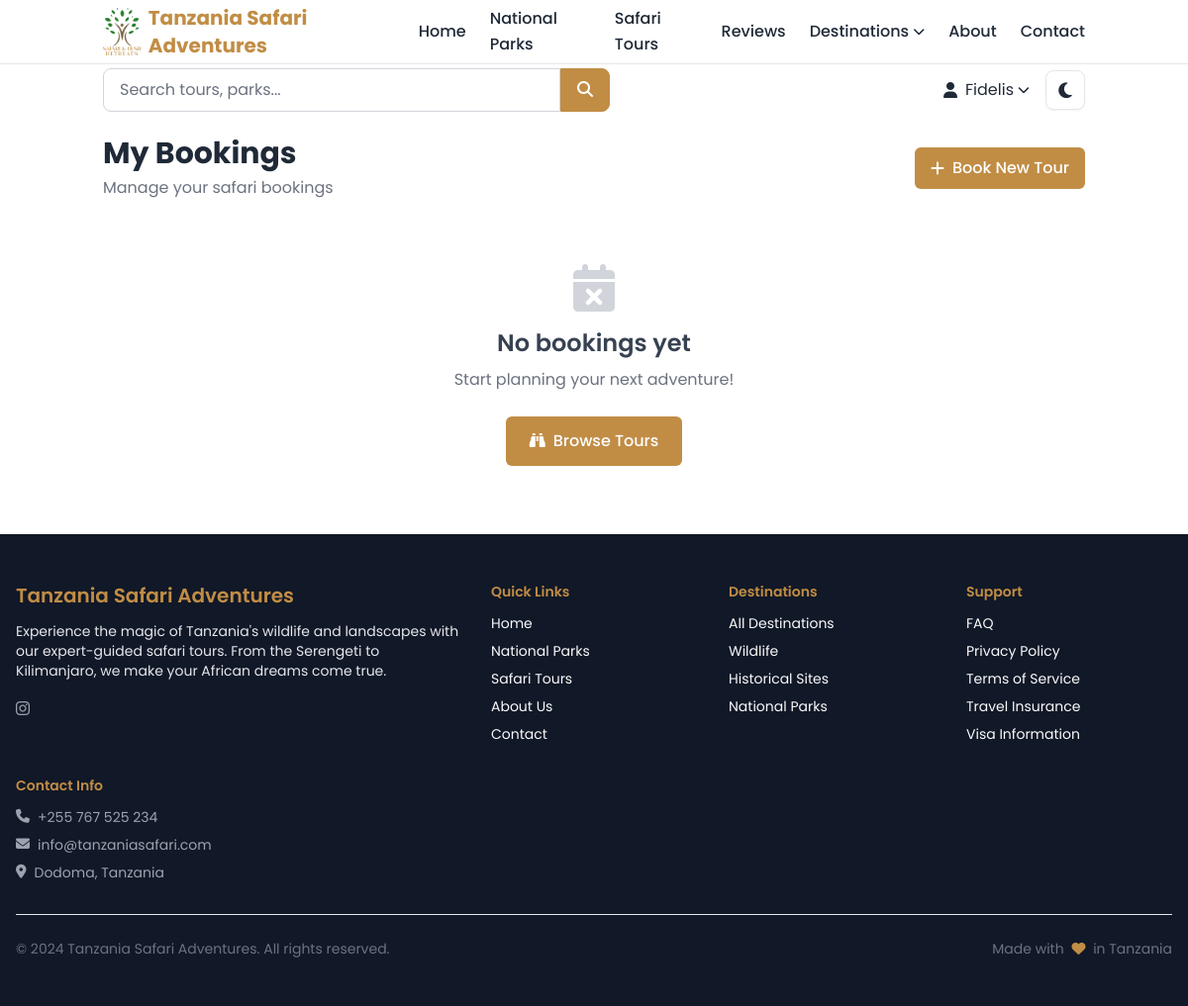
The page /bookings/ (signed in) on the database as committed earlier.
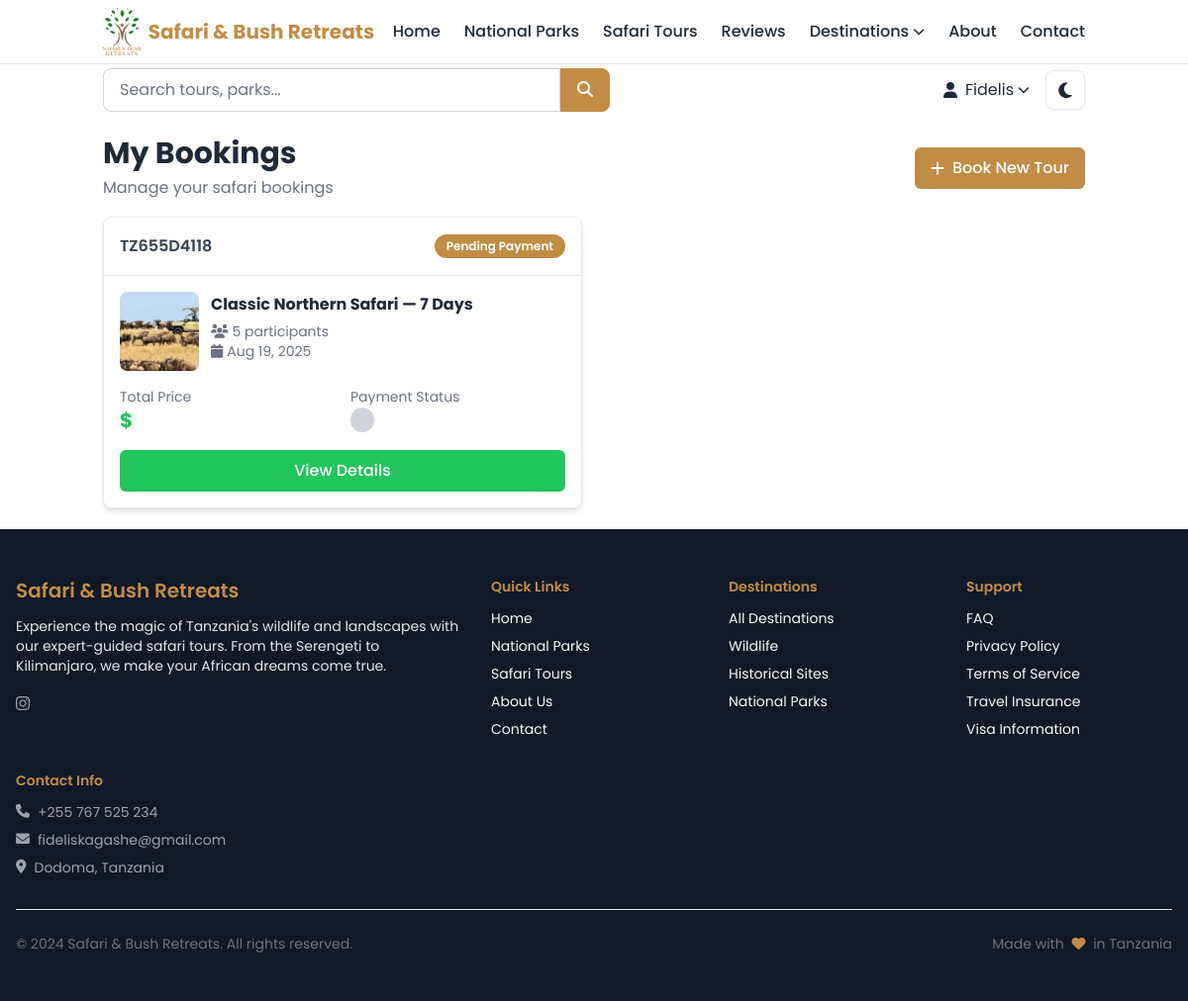
The same page on the database as committed later.
### core/models.py (models this page shows, shortened)
class SiteSettings(models.Model):
    site_name = models.CharField(max_length=100, default="Tanzania Safari Adventures")
    site_description = models.TextField(default="Discover Tanzania's wildlife and national parks")
    contact_email = models.EmailField(default="info@tanzaniasafari.com")
    contact_phone = models.CharField(max_length=20, default="+255 123 456 789")
    address = models.TextField(default="Arusha, Tanzania")
    facebook_url = models.URLField(blank=True)
    twitter_url = models.URLField(blank=True)
    instagram_url = models.URLField(blank=True)
    youtube_url = models.URLField(blank=True)
    meta_keywords = models.TextField(blank=True)
    google_analytics_id = models.CharField(max_length=50, blank=True)
    created_at = models.DateTimeField(auto_now_add=True)
    updated_at = models.DateTimeField(auto_now=True)
    class Meta:
        db_table = 'core_sitesettings'
        verbose_name = 'Site Settings'
        verbose_name_plural = 'Site Settings'

### bookings/models.py (models this page shows, shortened)
class Booking(models.Model):
    BOOKING_STATUS = [
        ('pending', 'Pending Payment'),
        ('confirmed', 'Confirmed'),
        ('cancelled', 'Cancelled'),
        ('completed', 'Completed'),
        ('refunded', 'Refunded'),
    ]
    booking_reference = models.CharField(max_length=20, unique=True)
    user = models.ForeignKey(User, on_delete=models.CASCADE, related_name='bookings')
    tour_package = models.ForeignKey(TourPackage, on_delete=models.CASCADE, related_name='bookings')
    tour_availability = models.ForeignKey(TourAvailability, on_delete=models.CASCADE, related_name='bookings')
    number_of_participants = models.IntegerField(validators=[MinValueValidator(1)])
    accommodation_type = models.CharField(
        max_length=20,
        choices=[
            ('budget', 'Budget'),
            ('standard', 'Standard'),
            ('luxury', 'Luxury')
        ],
        default='standard'
    )
    booking_status = models.CharField(max_length=15, choices=BOOKING_STATUS, default='pending')
    special_requirements = models.TextField(blank=True)
    dietary_requirements = models.TextField(blank=True)
    contact_name = models.CharField(max_length=100, blank=True)
    contact_email = models.EmailField(blank=True)
    contact_phone = models.CharField(max_length=20, blank=True, null=True)
    created_at = models.DateTimeField(auto_now_add=True)
    updated_at = models.DateTimeField(auto_now=True)
    confirmed_at = models.DateTimeField(blank=True, null=True)
    class Meta:
        db_table = 'bookings_booking'
        verbose_name = 'Booking'
        verbose_name_plural = 'Bookings'
        ordering = ['-created_at']

### tours/models.py (models this page shows, shortened)
class TourPackage(models.Model):
    DIFFICULTY_LEVELS = [
        ('easy', 'Easy'),
        ('moderate', 'Moderate'),
        ('challenging', 'Challenging'),
        ('extreme', 'Extreme'),
    ]
    TOUR_CATEGORIES = [
        ('safari', 'Wildlife Safari'),
        ('trekking', 'Mountain Trekking'),
        ('cultural', 'Cultural Experience'),
        ('beach', 'Beach & Marine'),
        ('adventure', 'Adventure'),
        ('photography', 'Photography Tour'),
        ('birding', 'Bird Watching'),
        ('honeymoon', 'Honeymoon Package'),
        ('family', 'Family Safari'),
        ('luxury', 'Luxury Experience'),
    ]
    ACCOMMODATION_TYPES = [
        ('camping', 'Camping'),
        ('lodge', 'Safari Lodge'),
        ('hotel', 'Hotel'),
        ('tented_camp', 'Tented Camp'),
        ('luxury_camp', 'Luxury Camp'),
        ('mobile_camp', 'Mobile Camp'),
    ]
    title = models.CharField(max_length=200)
    slug = models.SlugField(max_length=220, unique=True)
    subtitle = models.CharField(max_length=300, blank=True)
    category = models.CharField(max_length=20, choices=TOUR_CATEGORIES)
    duration_days = models.IntegerField(validators=[MinValueValidator(1)])
    duration_nights = models.IntegerField(validators=[MinValueValidator(0)])
    difficulty_level = models.CharField(max_length=15, choices=DIFFICULTY_LEVELS)
    min_participants = models.IntegerField(default=1, validators=[MinValueValidator(1)])
    max_participants = models.IntegerField(
        blank=True, null=True, validators=[MinValueValidator(1)],
        help_text="Leave blank for unlimited participants"
    )
    min_age = models.IntegerField(default=0, validators=[MinValueValidator(0)])
    max_age = models.IntegerField(blank=True, null=True, validators=[MinValueValidator(0)])
    description = models.TextField()
    short_description = models.TextField(max_length=500)
    highlights = models.JSONField(default=list, help_text="List of tour highlights")
    detailed_itinerary = models.TextField()
    inclusions = models.JSONField(default=list, help_text="What's included in the tour")
    exclusions = models.JSONField(default=list, help_text="What's not included")
    parks_visited = models.ManyToManyField(NationalPark, related_name='tour_packages')
    accommodation_type = models.CharField(max_length=20, choices=ACCOMMODATION_TYPES)
    accommodation_details = models.TextField(blank=True)
    transportation_details = models.TextField(blank=True)
    available_year_round = models.BooleanField(default=True)
    best_months = models.JSONField(default=list, help_text="Best months to take this tour")
    fitness_requirements = models.TextField(blank=True)
    equipment_needed = models.TextField(blank=True)
    vaccination_requirements = models.TextField(blank=True)
    visa_requirements = models.TextField(blank=True)
    main_image = models.ImageField(upload_to='tours/main/', blank=True, null=True)
    meta_title = models.CharField(max_length=60, blank=True)
    meta_description = models.CharField(max_length=160, blank=True)
    is_active = models.BooleanField(default=True)
    is_featured = models.BooleanField(default=False)
    is_popular = models.BooleanField(default=False)
    total_bookings = models.IntegerField(default=0)
    average_rating = models.DecimalField(max_digits=3, decimal_places=2, default=0.00)
    total_reviews = models.IntegerField(default=0)
    created_at = models.DateTimeField(auto_now_add=True)
    updated_at = models.DateTimeField(auto_now=True)
    class Meta:
        db_table = 'tours_tourpackage'
        verbose_name = 'Tour Package'
        verbose_name_plural = 'Tour Packages'
        ordering = ['-is_featured', '-is_popular', '-created_at']

### bookings/views.py (the view)
# urls.py: path('', views.BookingListView.as_view(), name='booking_list'),
class BookingListView(LoginRequiredMixin, ListView):
    model = Booking
    template_name = 'bookings/booking_list.html'
    context_object_name = 'bookings'
    paginate_by = 10
    def get_queryset(self):
        return Booking.objects.filter(user=self.request.user).select_related(
            'tour_package', 'tour_availability'
        ).order_by('-created_at')

### accounts/models.py (called while the page is built)
    def get_display_name(self):
        return self.first_name or self.username

### core/context_processors.py (called while the page is built)
def global_context(request):
    try:
        site_settings = SiteSettings.objects.first()
    except:
        site_settings = None
    return {
        'site_settings': site_settings,
        'SITE_NAME': getattr(settings, 'SITE_NAME', 'Tanzania Safari Adventures'),
        'SUPPORTED_CURRENCIES': getattr(settings, 'SUPPORTED_CURRENCIES', ['USD', 'EUR', 'TZS']),
        'DEFAULT_CURRENCY': getattr(settings, 'DEFAULT_CURRENCY', 'USD'),
    }

### templates/bookings/booking_list.html (shortened to what the changed rows need)
{% extends 'base/base.html' %}
{% load i18n %}
{% block content %}
<div class="container mx-auto px-4 py-5">
  <div class="flex flex-col">
    <div class="w-full">
      <div class="flex flex-col md:flex-row justify-between items-start md:items-center mb-4">
        <div class="mb-4 md:mb-0">
          <h1 class="text-3xl font-bold text-gray-800 dark:text-gray-100">{% trans "My Bookings" %}</h1>
        </div>
      </div>
    </div>
  </div>
  {% if bookings %}
    <div class="grid grid-cols-1 md:grid-cols-2 gap-6">
      {% for booking in bookings %}
        <div class="bg-white dark:bg-gray-800 rounded-lg shadow-md overflow-hidden border border-gray-200 dark:border-gray-700">
          <div class="flex justify-between items-center p-4 border-b border-gray-200 dark:border-gray-700">
            <h6 class="font-semibold text-gray-700 dark:text-gray-100">{{ booking.booking_reference }}</h6>
            <span class="px-3 py-1 rounded-full text-xs font-semibold
              {% if booking.booking_status == 'confirmed' %}bg-green-500 text-white
              {% elif booking.booking_status == 'pending' %}bg-[#C18D45] text-white
              {% elif booking.booking_status == 'cancelled' %}bg-gray-500 text-white
              {% else %}bg-gray-300 text-gray-700 dark:bg-gray-700 dark:text-gray-200{% endif %}">
              {{ booking.get_booking_status_display }}
            </span>
          </div>
          <div class="p-4">
            <div class="flex mb-4">
              <img src="{% if booking.tour_package.main_image %}{{ booking.tour_package.main_image.url }}{% else %}https://images.pexels.com/photos/1170986/pexels-photo-1170986.jpeg{% endif %}"
                   class="rounded-lg w-20 h-20 object-cover mr-3" alt="{{ booking.tour_package.title }}">
              <div class="flex-1">
                <h6 class="font-bold text-gray-800 dark:text-gray-100">{{ booking.tour_package.title }}</h6>
                <p class="text-gray-500 dark:text-gray-300 text-sm mt-1"><i class="fas fa-users mr-1"></i>{{ booking.number_of_participants }} {% trans "participants" %}</p>
                <p class="text-gray-500 dark:text-gray-300 text-sm"><i class="fas fa-calendar mr-1"></i>{{ booking.created_at|date:"M d, Y" }}</p>
              </div>
            </div>
            <div class="grid grid-cols-2 gap-4 mb-4">
              <div>
                <p class="text-gray-500 dark:text-gray-300 text-sm">{% trans "Total Price" %}</p>
                <div class="text-green-500 font-bold text-xl">${{ booking.total_price|floatformat:2 }}</div>
              </div>
              <div>
                <p class="text-gray-500 dark:text-gray-300 text-sm">{% trans "Payment Status" %}</p>
                <span class="px-3 py-1 rounded-full text-xs font-semibold
                  {% if booking.payment_status == 'paid' %}bg-green-500 text-white
                  {% elif booking.payment_status == 'pending' %}bg-[#C18D45] text-white
                  {% elif booking.payment_status == 'failed' %}bg-gray-500 text-white
                  {% else %}bg-gray-300 text-gray-700 dark:bg-gray-700 dark:text-gray-200{% endif %}">
                </span>
              </div>
            </div>
            <div class="space-y-2">
              <a href="{% url 'bookings:booking_detail' booking.booking_reference %}"
                 class="block bg-green-500 hover:bg-green-600 text-white text-center font-medium py-2 px-4 rounded-md transition duration-300">
                {% trans "View Details" %}
              </a>
            </div>
          </div>
        </div>
      {% endfor %}
    </div>
  {% else %}
    <div class="text-center py-12">
      <i class="fas fa-calendar-times text-5xl text-gray-300 dark:text-gray-500 mb-4"></i>
      <h3 class="text-2xl font-semibold text-gray-700 dark:text-gray-100 mb-2">{% trans "No bookings yet" %}</h3>
      <p class="text-gray-500 dark:text-gray-300 mb-6">{% trans "Start planning your next adventure!" %}</p>
      <a href="{% url 'tours:tour_list' %}" class="inline-block bg-[#C18D45] hover:bg-[#a5793a] text-white font-medium py-3 px-6 rounded-md transition duration-300">
        <i class="fas fa-binoculars mr-2"></i>{% trans "Browse Tours" %}
      </a>
    </div>
  {% endif %}
</div>
{% endblock %}

### templates/base/base.html (shortened to what the changed rows need)
<!DOCTYPE html>
<html lang="en">
<head>
    {% load static %}
    <script src="https://cdn.tailwindcss.com"></script>
    <link href="https://cdnjs.cloudflare.com/ajax/libs/font-awesome/6.4.0/css/all.min.css" rel="stylesheet">
    <link href="{% static 'css/system.css'%}" rel="stylesheet">
</head>
<body class="font-poppins leading-relaxed text-gray-800 bg-white dark:text-gray-200 dark:bg-gray-900 transition-all duration-300">
    <header class="header sticky top-0 z-50 transition-all duration-300">
        <nav class="bg-white dark:bg-gray-800 border-b border-gray-200 dark:border-gray-700 primary-row">
            <div class="container mx-auto px-4">
                <div class="flex items-center justify-between h-16">
                    <a class="flex items-center text-xl font-bold text-primary dark:text-primary-dark hover:text-secondary dark:hover:text-secondary-dark transition-colors duration-300"
                        href="{% url 'core:home' %}">
                        <img src="{% static 'images/logo.png' %}"
                            alt="{{ site_settings.site_name|default:'Logo' }}"
                            class="h-12 w-auto mr-2 block dark:hidden object-contain" />
                        <span>{{ site_settings.site_name|default:"Safari & Bush Retreats" }}</span>
                    </a>
                </div>
            </div>
        </nav>
    </header>
    <main>
        {% block content %}{% endblock %}
    </main>
    <footer class="bg-gray-900 text-gray-50 border-t border-white">
        <div class="container mx-auto max-w-7xl px-4 py-12">
            <div class="grid grid-cols-1 md:grid-cols-5 gap-8">
            <div class="md:col-span-2">
                <h5 class="text-xl font-semibold text-[#C18D45] mb-3">{{ site_settings.site_name|default:"Safari & Bush Retreats" }}</h5>
                <p class="mb-4 text-sm text-gray-200">
                Experience the magic of Tanzania's wildlife and landscapes with our expert-guided safari tours. From the Serengeti to Kilimanjaro, we make your African dreams come true.
                </p>
                <div class="flex items-center space-x-4">
                {% if site_settings.instagram_url %}
                    <a href="{{ site_settings.instagram_url }}" class="text-gray-400 hover:text-[#C18D45] transition">
                    </a>
                {% endif %}
                </div>
            </div>
            <div>
                <ul class="space-y-2 text-sm text-gray-400">
                    <li class="flex items-start">
                        <i class="fas fa-phone mr-2 mt-0.5" aria-hidden="true"></i>
                        <span>{{ site_settings.contact_phone|default:"+255 123 456 789" }}</span>
                    </li>
                    <li class="flex items-start">
                        <i class="fas fa-envelope mr-2 mt-0.5" aria-hidden="true"></i>
                        <span>{{ site_settings.contact_email|default:"info@tanzaniasafari.com" }}</span>
                    </li>
                    <li class="flex items-start">
                        <i class="fas fa-map-marker-alt mr-2 mt-0.5" aria-hidden="true"></i>
                        <span>{{ site_settings.address|default:"Arusha, Tanzania" }}</span>
                    </li>
                </ul>
            </div>
            </div>
            <div class="border-t border-gray-200 mt-8 pt-6">
            <div class="flex flex-col md:flex-row items-center justify-between gap-3 text-sm text-gray-500">
                <p class="mb-0">&copy; 2024 {{ site_settings.site_name|default:"Safari & Bush Retreats" }}. All rights reserved.</p>
                <p class="mb-0">Made with <i class="fas fa-heart text-[#C18D45] mx-1" aria-hidden="true"></i> in Tanzania</p>
            </div>
            </div>
        </div>
    </footer>
</body>
</html>

Rows that differ between the two databases and show on the page:
changed SiteSettings "Dodoma, Tanzania": site_name "Tanzania Safari Adventures" → "Safari & Bush Retreats"; contact_email "info@tanzaniasafari.com" → "fideliskagashe@gmail.com"
added Booking: booking_reference "TZ655D4118", booking_status "Pending Payment", tour_package.main_image (picture), tour_package "Classic Northern Safari — 7 Days", number_of_participants "5", created_at "Aug 19, 2025"
Other text that changed with them:
text no longer shown: "No bookings yet Start planning your next adventure! Browse Tours"
